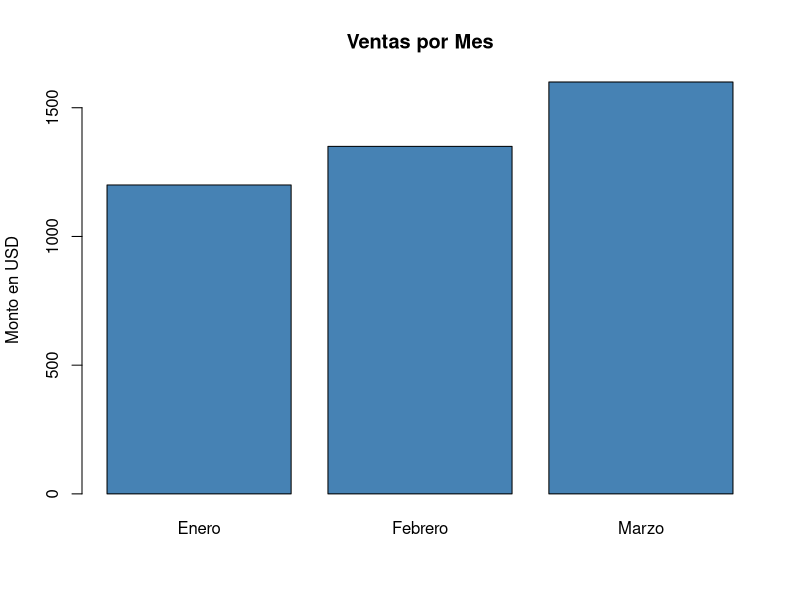

Reproduce this figure in R.
## ---- chunk 1
knitr::opts_chunk$set(fig.path = "figures/", echo = TRUE)
## ---- chunk 2
ventas <- data.frame(
  Meses = c("Enero", "Febrero", "Marzo"),
  Ventas = c(1200, 1350, 1600)
)
ventas
## ---- chunk 3
barplot(ventas$Ventas,
        names.arg = ventas$Meses,
        col = "steelblue",
        main = "Ventas por Mes",
        ylab = "Monto en USD")
